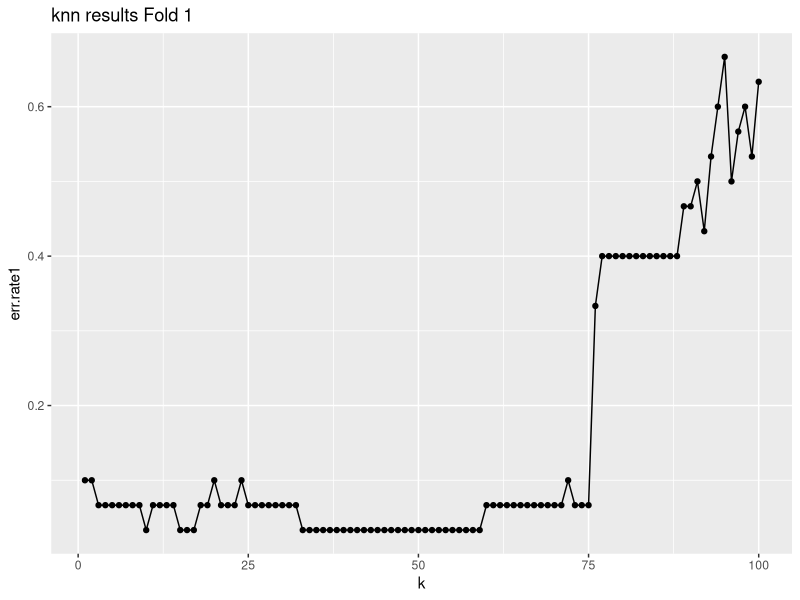
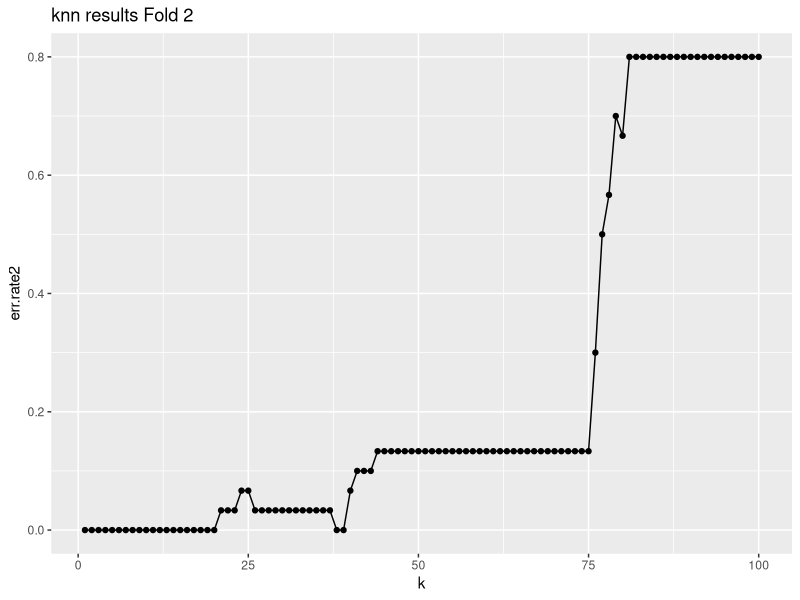
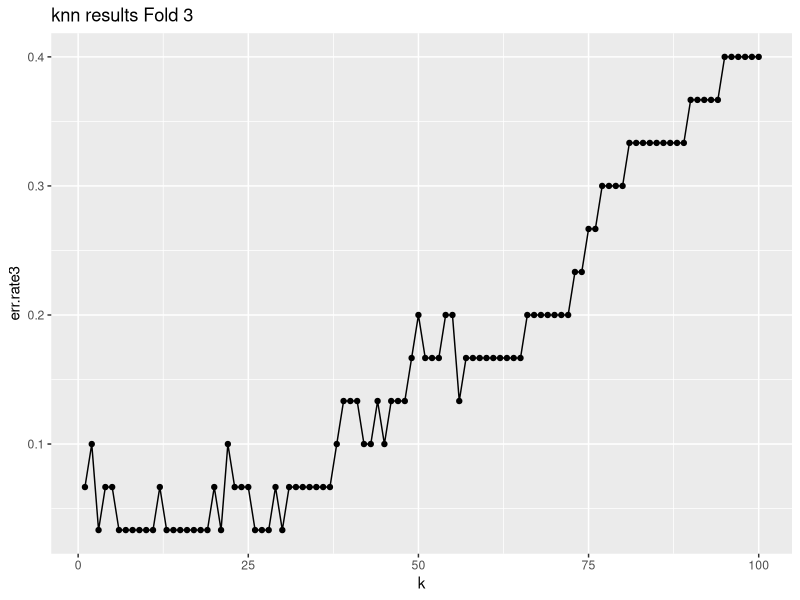
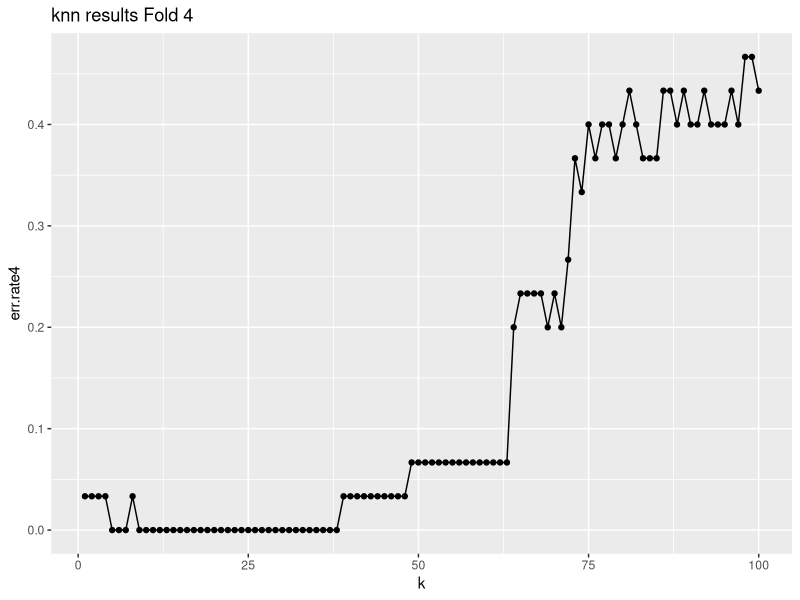
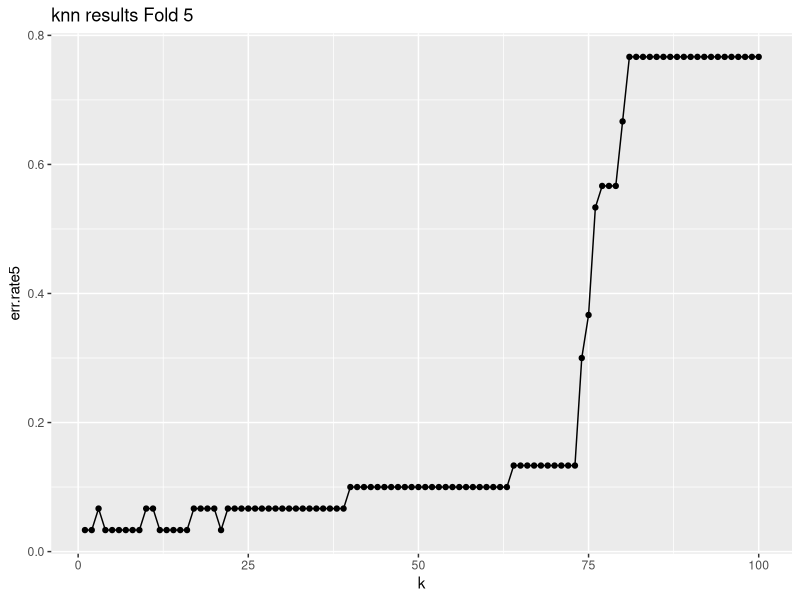

Generate these figures, in order, with R:
## KNN - Homework 2: Cross Validation with 5 Hard-Coded Folds ## 

##########################################
### Preprocessing for the KNN Function ###
##########################################

## Call Necessary Libray Packages ###
library(class)
library(ggplot2)

### Establish Variables ###
data<-iris
labels <- data$Species
data$Species <- NULL

#####################################
### 5 Fold Cross-Validation Split ###
#####################################

## Step 1: Randomize the 'Data' dataframe ##
set.seed(01061979)						# Initiate reproducible randomization(in this case with my DOB)

N <- nrow(data)							# N is equal to the total number of rows in data
data.random <- sample(1:N)				# Creates a Vector of random numbers (as determined by seed) from 1 to the number of rows in data


## Step 2:  Split the Randomized 'Data' dataframe into 5-folds ##

train.index1 <- data[-data.random[1:30], ]
test.index1 <- data[data.random[1:30],]

train.index2 <- data[-data.random[31:60], ]
test.index2 <- data[data.random[31:60], ]

train.index3 <- data[-data.random[61:90], ]
test.index3 <- data[data.random[61:90], ]

train.index4 <- data[-data.random[91:120], ]
test.index4 <- data[data.random[91:120], ]

train.index5 <- data[-data.random[121:150], ]
test.index5 <- data[data.random[121:150], ]

## Step 3:  Setup the labels for each newly created Split ##

train.labels1 <- labels[-data.random[1:30]]
test.labels1 <- labels[data.random[1:30]]

train.labels2 <- labels[-data.random[31:60]]
test.labels2 <- labels[data.random[31:60]]

train.labels3 <- labels[-data.random[61:90]]
test.labels3 <- labels[data.random[61:90]]

train.labels4 <- labels[-data.random[91:120]]
test.labels4 <- labels[data.random[91:120]]

train.labels5 <- labels[-data.random[121:150]]
test.labels5 <- labels[data.random[121:150]]

######################################
### Apply Model to each of 5 Folds ###
######################################

## Step 1: Create the 'err.rates' dataframe where the error rates of each Split will be stored ## 
err.rates1 <- data.frame()
err.rates2 <- data.frame()
err.rates3 <- data.frame()
err.rates4 <- data.frame()
err.rates5 <- data.frame()

## Step 2: Establish the number of maximum K-values to be evaluated - in this case 100 ##
max.k <- 100

## Step 3: Create a function to perform cross-validation on numerous each of the Folds, for k 1-100 ##

## Fold 1 ##
for (k in 1:max.k) {
	knn.fit1 <- knn(train.index1, 
	test.index1,
	cl = train.labels1,
	k = k
	)
	cat('\n', 'k = ', k, ', Fold - 1','\n', sep = " ")
	print(table(test.labels1, knn.fit1))

	this.err1 <- sum(test.labels1 != knn.fit1) / length(test.labels1)
	err.rates1 <- rbind(err.rates1, this.err1)
}

## Fold 2 ##
for (k in 1:max.k) {
	knn.fit2 <- knn(train.index2, 
	test.index2,
	cl = train.labels2,
	k = k
	)
	cat('\n', 'k = ', k, ', Fold - 2','\n', sep = " ")
	print(table(test.labels2, knn.fit2))

	this.err2 <- sum(test.labels2 != knn.fit2) / length(test.labels2)
	err.rates2 <- rbind(err.rates2, this.err2)
}

## Fold 3 ##
for (k in 1:max.k) {
	knn.fit3 <- knn(train.index3, 
	test.index3,
	cl = train.labels3,
	k = k
	)
	cat('\n', 'k = ', k, ', Fold - 3','\n', sep = " ")
	print(table(test.labels3, knn.fit3))

	this.err3 <- sum(test.labels3 != knn.fit3) / length(test.labels3)
	err.rates3 <- rbind(err.rates3, this.err3)
}

## Fold 4 ##
for (k in 1:max.k) {
	knn.fit4 <- knn(train.index4, 
	test.index4,
	cl = train.labels4,
	k = k
	)
	cat('\n', 'k = ', k, ', Fold - 4','\n', sep = " ")
	print(table(test.labels4, knn.fit4))

	this.err4 <- sum(test.labels4 != knn.fit4) / length(test.labels4)
	err.rates4 <- rbind(err.rates4, this.err4)
}

## Fold 5 ##
for (k in 1:max.k) {
	knn.fit5 <- knn(train.index5, 
	test.index5,
	cl = train.labels5,
	k = k
	)
	cat('\n', 'k = ', k, ', Fold - 5','\n', sep = " ")
	print(table(test.labels5, knn.fit5))

	this.err5 <- sum(test.labels5 != knn.fit5) / length(test.labels5)
	err.rates5 <- rbind(err.rates5, this.err5)
}

######################################
### Output the results to ggplot2 ####
######################################

## Create a dataframe for each fold containing a list of the K-Values and the corresponding Generalization Error Rates for each K ##
results1 <- data.frame(1:max.k, err.rates1)
results2 <- data.frame(1:max.k, err.rates2)
results3 <- data.frame(1:max.k, err.rates3)
results4 <- data.frame(1:max.k, err.rates4)
results5 <- data.frame(1:max.k, err.rates5)

## Append titles to each of columns in the results dataframe ##
names(results1) <- c('k', 'err.rate1')
names(results2) <- c('k', 'err.rate2')
names(results3) <- c('k', 'err.rate3')
names(results4) <- c('k', 'err.rate4')
names(results5) <- c('k', 'err.rate5')

## Create a title for ggplot of the error rates for each fold ##
title1 <- paste('knn results Fold 1')
title2 <- paste('knn results Fold 2')
title3 <- paste('knn results Fold 3')
title4 <- paste('knn results Fold 4')
title5 <- paste('knn results Fold 5')

## 1st, create a ggplot showing the Generalization Error Rate per K value, with point and a connecting line ##
## 2nd, insert the title of the graph into each plot ##
results.plot1 <- ggplot(results1, aes(x=k, y=err.rate1)) + geom_point() + geom_line()
results.plot1 <- results.plot1 + ggtitle(title1)

results.plot2 <- ggplot(results2, aes(x=k, y=err.rate2)) + geom_point() + geom_line()
results.plot2 <- results.plot2 + ggtitle(title2)

results.plot3 <- ggplot(results3, aes(x=k, y=err.rate3)) + geom_point() + geom_line()
results.plot3 <- results.plot3 + ggtitle(title3)

results.plot4 <- ggplot(results4, aes(x=k, y=err.rate4)) + geom_point() + geom_line()
results.plot4 <- results.plot4 + ggtitle(title4)

results.plot5 <- ggplot(results5, aes(x=k, y=err.rate5)) + geom_point() + geom_line()
results.plot5 <- results.plot5 + ggtitle(title5)

## Print out the results of  Generalization Errors for each Fold in the Cross Validation ##
print(results.plot1)
print(results.plot2)
print(results.plot3)
print(results.plot4)
print(results.plot5)

###############################################
### Average of the 5 Generalization Errors ####
###############################################

## Get the average Generalization Error Rate for each Cross Validation Fold ##
ave1 <- sum(results1$err.rate1) / length(results1$err.rate1)
ave2 <- sum(results2$err.rate2) / length(results2$err.rate2)
ave3 <- sum(results3$err.rate3) / length(results3$err.rate3)
ave4 <- sum(results4$err.rate4) / length(results4$err.rate4)
ave5 <- sum(results5$err.rate5) / length(results5$err.rate5)

## Average the Average Generalization Error Rates to determine the overall Generlaization  Error Rate for my KNN analysis ##
AveGenError <- (ave1 + ave2 + ave3 + ave4 + ave5) / 5
cat('\n', 'The Overal Average Generalization Error for this KNN Analysis is',AveGenError, '\n', sep = ' ')


